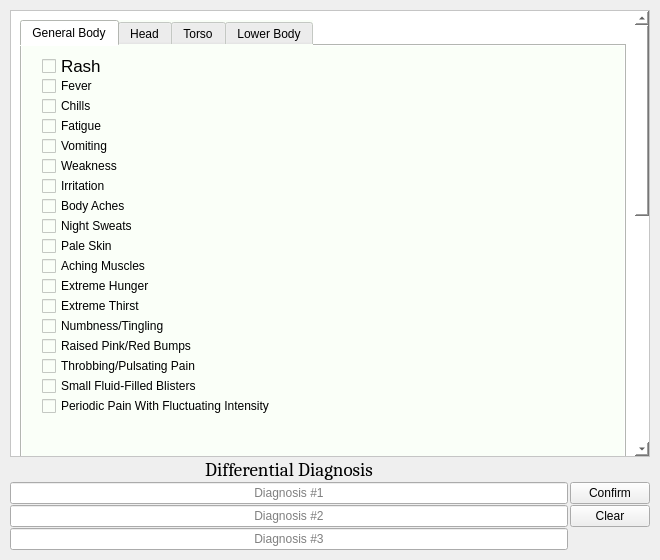
<?xml version="1.0" encoding="UTF-8"?>
<ui version="4.0">
 <class>MainWindow</class>
 <widget class="QMainWindow" name="MainWindow">
  <property name="geometry">
   <rect>
    <x>0</x>
    <y>0</y>
    <width>660</width>
    <height>560</height>
   </rect>
  </property>
  <property name="windowTitle">
   <string>MainWindow</string>
  </property>
  <widget class="QWidget" name="centralwidget">
   <layout class="QGridLayout" name="gridLayout_2">
    <property name="leftMargin">
     <number>10</number>
    </property>
    <property name="topMargin">
     <number>10</number>
    </property>
    <property name="rightMargin">
     <number>10</number>
    </property>
    <property name="bottomMargin">
     <number>10</number>
    </property>
    <property name="horizontalSpacing">
     <number>2</number>
    </property>
    <property name="verticalSpacing">
     <number>1</number>
    </property>
    <item row="4" column="0">
     <widget class="QLineEdit" name="lineEdit_3">
      <property name="alignment">
       <set>Qt::AlignCenter</set>
      </property>
      <property name="placeholderText">
       <string>Diagnosis #3</string>
      </property>
     </widget>
    </item>
    <item row="1" column="0">
     <widget class="QLabel" name="label">
      <property name="font">
       <font>
        <family>Cambria</family>
        <pointsize>14</pointsize>
       </font>
      </property>
      <property name="text">
       <string>Differential Diagnosis</string>
      </property>
      <property name="alignment">
       <set>Qt::AlignCenter</set>
      </property>
     </widget>
    </item>
    <item row="2" column="0">
     <widget class="QLineEdit" name="lineEdit">
      <property name="alignment">
       <set>Qt::AlignCenter</set>
      </property>
      <property name="placeholderText">
       <string>Diagnosis #1</string>
      </property>
     </widget>
    </item>
    <item row="3" column="0">
     <widget class="QLineEdit" name="lineEdit_2">
      <property name="alignment">
       <set>Qt::AlignCenter</set>
      </property>
      <property name="placeholderText">
       <string>Diagnosis #2</string>
      </property>
     </widget>
    </item>
    <item row="2" column="1">
     <widget class="QPushButton" name="ConfirmButton">
      <property name="styleSheet">
       <string notr="true"/>
      </property>
      <property name="text">
       <string>Confirm</string>
      </property>
      <property name="flat">
       <bool>false</bool>
      </property>
     </widget>
    </item>
    <item row="3" column="1">
     <widget class="QPushButton" name="ClearButton">
      <property name="text">
       <string>Clear</string>
      </property>
     </widget>
    </item>
    <item row="0" column="0" colspan="2">
     <widget class="QScrollArea" name="scrollArea">
      <property name="styleSheet">
       <string notr="true">background-color: rgb(255, 255, 255);</string>
      </property>
      <property name="widgetResizable">
       <bool>true</bool>
      </property>
      <widget class="QWidget" name="scrollAreaWidgetContents">
       <property name="geometry">
        <rect>
         <x>0</x>
         <y>0</y>
         <width>623</width>
         <height>808</height>
        </rect>
       </property>
       <layout class="QGridLayout" name="gridLayout">
        <item row="1" column="0">
         <widget class="QTabWidget" name="tabWidget">
          <property name="autoFillBackground">
           <bool>false</bool>
          </property>
          <property name="styleSheet">
           <string notr="true">background-color: rgb(250, 255, 248)</string>
          </property>
          <property name="currentIndex">
           <number>0</number>
          </property>
          <widget class="QWidget" name="GeneralBody">
           <attribute name="title">
            <string>General Body</string>
           </attribute>
           <widget class="QCheckBox" name="ExtremeHunger">
            <property name="geometry">
             <rect>
              <x>20</x>
              <y>230</y>
              <width>201</width>
              <height>20</height>
             </rect>
            </property>
            <property name="layoutDirection">
             <enum>Qt::LeftToRight</enum>
            </property>
            <property name="text">
             <string>Extreme Hunger</string>
            </property>
           </widget>
           <widget class="QCheckBox" name="BodyAches">
            <property name="geometry">
             <rect>
              <x>20</x>
              <y>150</y>
              <width>151</width>
              <height>20</height>
             </rect>
            </property>
            <property name="layoutDirection">
             <enum>Qt::LeftToRight</enum>
            </property>
            <property name="text">
             <string>Body Aches</string>
            </property>
           </widget>
           <widget class="QCheckBox" name="ExtremeThirst">
            <property name="geometry">
             <rect>
              <x>20</x>
              <y>250</y>
              <width>231</width>
              <height>20</height>
             </rect>
            </property>
            <property name="layoutDirection">
             <enum>Qt::LeftToRight</enum>
            </property>
            <property name="text">
             <string>Extreme Thirst</string>
            </property>
           </widget>
           <widget class="QCheckBox" name="Vomiting">
            <property name="geometry">
             <rect>
              <x>20</x>
              <y>90</y>
              <width>161</width>
              <height>20</height>
             </rect>
            </property>
            <property name="layoutDirection">
             <enum>Qt::LeftToRight</enum>
            </property>
            <property name="text">
             <string>Vomiting</string>
            </property>
           </widget>
           <widget class="QCheckBox" name="Fever">
            <property name="geometry">
             <rect>
              <x>20</x>
              <y>30</y>
              <width>111</width>
              <height>20</height>
             </rect>
            </property>
            <property name="layoutDirection">
             <enum>Qt::LeftToRight</enum>
            </property>
            <property name="text">
             <string>Fever</string>
            </property>
           </widget>
           <widget class="QCheckBox" name="RaisedPinkRedBumps">
            <property name="geometry">
             <rect>
              <x>20</x>
              <y>290</y>
              <width>211</width>
              <height>20</height>
             </rect>
            </property>
            <property name="layoutDirection">
             <enum>Qt::LeftToRight</enum>
            </property>
            <property name="text">
             <string>Raised Pink/Red Bumps</string>
            </property>
           </widget>
           <widget class="QCheckBox" name="PeriodicPainFluctuatingIntensity">
            <property name="geometry">
             <rect>
              <x>20</x>
              <y>350</y>
              <width>311</width>
              <height>20</height>
             </rect>
            </property>
            <property name="layoutDirection">
             <enum>Qt::LeftToRight</enum>
            </property>
            <property name="text">
             <string>Periodic Pain With Fluctuating Intensity</string>
            </property>
           </widget>
           <widget class="QCheckBox" name="ThrobbingPulsatingPain">
            <property name="geometry">
             <rect>
              <x>20</x>
              <y>310</y>
              <width>251</width>
              <height>20</height>
             </rect>
            </property>
            <property name="layoutDirection">
             <enum>Qt::LeftToRight</enum>
            </property>
            <property name="text">
             <string>Throbbing/Pulsating Pain</string>
            </property>
           </widget>
           <widget class="QCheckBox" name="Irritation">
            <property name="geometry">
             <rect>
              <x>20</x>
              <y>130</y>
              <width>131</width>
              <height>20</height>
             </rect>
            </property>
            <property name="layoutDirection">
             <enum>Qt::LeftToRight</enum>
            </property>
            <property name="text">
             <string>Irritation</string>
            </property>
           </widget>
           <widget class="QCheckBox" name="AchingMuscles">
            <property name="geometry">
             <rect>
              <x>20</x>
              <y>210</y>
              <width>211</width>
              <height>20</height>
             </rect>
            </property>
            <property name="layoutDirection">
             <enum>Qt::LeftToRight</enum>
            </property>
            <property name="text">
             <string>Aching Muscles</string>
            </property>
           </widget>
           <widget class="QCheckBox" name="NumbnessTingling">
            <property name="geometry">
             <rect>
              <x>20</x>
              <y>270</y>
              <width>221</width>
              <height>20</height>
             </rect>
            </property>
            <property name="layoutDirection">
             <enum>Qt::LeftToRight</enum>
            </property>
            <property name="text">
             <string>Numbness/Tingling</string>
            </property>
           </widget>
           <widget class="QCheckBox" name="SmallFluidFilledBlisters">
            <property name="geometry">
             <rect>
              <x>20</x>
              <y>330</y>
              <width>241</width>
              <height>20</height>
             </rect>
            </property>
            <property name="layoutDirection">
             <enum>Qt::LeftToRight</enum>
            </property>
            <property name="text">
             <string>Small Fluid-Filled Blisters</string>
            </property>
           </widget>
           <widget class="QCheckBox" name="Fatigue">
            <property name="geometry">
             <rect>
              <x>20</x>
              <y>70</y>
              <width>141</width>
              <height>20</height>
             </rect>
            </property>
            <property name="layoutDirection">
             <enum>Qt::LeftToRight</enum>
            </property>
            <property name="text">
             <string>Fatigue</string>
            </property>
           </widget>
           <widget class="QCheckBox" name="Weakness">
            <property name="geometry">
             <rect>
              <x>20</x>
              <y>110</y>
              <width>171</width>
              <height>20</height>
             </rect>
            </property>
            <property name="layoutDirection">
             <enum>Qt::LeftToRight</enum>
            </property>
            <property name="text">
             <string>Weakness</string>
            </property>
           </widget>
           <widget class="QCheckBox" name="PaleSkin">
            <property name="geometry">
             <rect>
              <x>20</x>
              <y>190</y>
              <width>161</width>
              <height>20</height>
             </rect>
            </property>
            <property name="layoutDirection">
             <enum>Qt::LeftToRight</enum>
            </property>
            <property name="text">
             <string>Pale Skin</string>
            </property>
           </widget>
           <widget class="QCheckBox" name="Chills">
            <property name="geometry">
             <rect>
              <x>20</x>
              <y>50</y>
              <width>121</width>
              <height>20</height>
             </rect>
            </property>
            <property name="layoutDirection">
             <enum>Qt::LeftToRight</enum>
            </property>
            <property name="text">
             <string>Chills</string>
            </property>
           </widget>
           <widget class="QCheckBox" name="Rash">
            <property name="geometry">
             <rect>
              <x>20</x>
              <y>10</y>
              <width>91</width>
              <height>20</height>
             </rect>
            </property>
            <property name="font">
             <font>
              <pointsize>13</pointsize>
             </font>
            </property>
            <property name="layoutDirection">
             <enum>Qt::LeftToRight</enum>
            </property>
            <property name="text">
             <string>Rash</string>
            </property>
           </widget>
           <widget class="QCheckBox" name="NightSweats">
            <property name="geometry">
             <rect>
              <x>20</x>
              <y>170</y>
              <width>191</width>
              <height>20</height>
             </rect>
            </property>
            <property name="layoutDirection">
             <enum>Qt::LeftToRight</enum>
            </property>
            <property name="text">
             <string>Night Sweats</string>
            </property>
           </widget>
          </widget>
          <widget class="QWidget" name="Head">
           <attribute name="title">
            <string>Head</string>
           </attribute>
           <layout class="QGridLayout" name="gridLayout_3">
            <item row="0" column="0">
             <widget class="QCheckBox" name="Nausea">
              <property name="text">
               <string>Nausea</string>
              </property>
             </widget>
            </item>
            <item row="1" column="0">
             <widget class="QCheckBox" name="SinusPressue">
              <property name="text">
               <string>Sinus Pressure</string>
              </property>
             </widget>
            </item>
            <item row="2" column="0">
             <widget class="QCheckBox" name="Coughing">
              <property name="text">
               <string>Coughing</string>
              </property>
             </widget>
            </item>
            <item row="3" column="0">
             <widget class="QCheckBox" name="Drooling">
              <property name="text">
               <string>Drooling</string>
              </property>
             </widget>
            </item>
            <item row="4" column="0">
             <widget class="QCheckBox" name="Insomnia">
              <property name="text">
               <string>Insomnia</string>
              </property>
             </widget>
            </item>
            <item row="5" column="0">
             <widget class="QCheckBox" name="UrgeToRubEyes">
              <property name="text">
               <string>Urge to Rub Eyes</string>
              </property>
             </widget>
            </item>
            <item row="6" column="0">
             <widget class="QCheckBox" name="BlurryVision">
              <property name="text">
               <string>Blurry Vision</string>
              </property>
             </widget>
            </item>
            <item row="7" column="0">
             <widget class="QCheckBox" name="SoundSensitivity">
              <property name="text">
               <string>Sound Sensitivity</string>
              </property>
             </widget>
            </item>
            <item row="8" column="0">
             <widget class="QCheckBox" name="Wheezing">
              <property name="text">
               <string>Wheezing</string>
              </property>
             </widget>
            </item>
            <item row="9" column="0">
             <widget class="QCheckBox" name="ShortnessOfBreath">
              <property name="text">
               <string>Shortness of Breath</string>
              </property>
             </widget>
            </item>
            <item row="10" column="0">
             <widget class="QCheckBox" name="BreathingPain">
              <property name="text">
               <string>Breathing Pain</string>
              </property>
             </widget>
            </item>
            <item row="11" column="0">
             <widget class="QCheckBox" name="VisionChanges">
              <property name="text">
               <string>Vision Changes</string>
              </property>
             </widget>
            </item>
            <item row="12" column="0">
             <widget class="QCheckBox" name="CoughingBlood">
              <property name="text">
               <string>Coughing blood</string>
              </property>
             </widget>
            </item>
            <item row="13" column="0">
             <widget class="QCheckBox" name="DecreasedSenseOfTasteSmell">
              <property name="text">
               <string>Decreased Sense of Taste or Smell</string>
              </property>
             </widget>
            </item>
            <item row="14" column="0">
             <widget class="QCheckBox" name="DifficultyConcentrating">
              <property name="text">
               <string>Difficulty Concentrating</string>
              </property>
             </widget>
            </item>
            <item row="15" column="0">
             <widget class="QCheckBox" name="NasalCongestion">
              <property name="text">
               <string>Nasal Congestion</string>
              </property>
             </widget>
            </item>
            <item row="16" column="0">
             <widget class="QCheckBox" name="IncreasedAsthmaticReactions">
              <property name="text">
               <string>Increased Asthmatic Reactions</string>
              </property>
             </widget>
            </item>
            <item row="17" column="0">
             <widget class="QCheckBox" name="FacialPain">
              <property name="text">
               <string>Facial Pain</string>
              </property>
             </widget>
            </item>
            <item row="18" column="0">
             <widget class="QCheckBox" name="LightSensitivity">
              <property name="text">
               <string>Light Sensitivity</string>
              </property>
             </widget>
            </item>
            <item row="19" column="0">
             <widget class="QCheckBox" name="PainOnOneSideOfHead">
              <property name="text">
               <string>Pain On One Side of The Head</string>
              </property>
             </widget>
            </item>
            <item row="20" column="0">
             <widget class="QCheckBox" name="Dizziness">
              <property name="text">
               <string>Dizziness</string>
              </property>
             </widget>
            </item>
            <item row="21" column="0">
             <widget class="QCheckBox" name="IncreasedTears">
              <property name="text">
               <string>Increased Tear Production</string>
              </property>
             </widget>
            </item>
            <item row="22" column="0">
             <widget class="QCheckBox" name="ScratchyThroat">
              <property name="text">
               <string>Scratchy Throat</string>
              </property>
             </widget>
            </item>
            <item row="23" column="0">
             <widget class="QCheckBox" name="BurningEyes">
              <property name="text">
               <string>Burning Eyes</string>
              </property>
             </widget>
            </item>
            <item row="24" column="0">
             <widget class="QCheckBox" name="SoreThroat">
              <property name="text">
               <string>Sore Throat</string>
              </property>
             </widget>
            </item>
            <item row="25" column="0">
             <widget class="QCheckBox" name="BlockedNose">
              <property name="text">
               <string>Blocked Nose</string>
              </property>
             </widget>
            </item>
            <item row="26" column="0">
             <widget class="QCheckBox" name="ItchyEyes">
              <property name="text">
               <string>Itchy Eyes</string>
              </property>
             </widget>
            </item>
            <item row="27" column="0">
             <widget class="QCheckBox" name="NeckPain">
              <property name="text">
               <string>Neck Pain</string>
              </property>
             </widget>
            </item>
            <item row="28" column="0">
             <widget class="QCheckBox" name="RunnyNose">
              <property name="text">
               <string>Runny Nose</string>
              </property>
             </widget>
            </item>
            <item row="29" column="0">
             <widget class="QCheckBox" name="VisualAura">
              <property name="text">
               <string>Visual Aura</string>
              </property>
             </widget>
            </item>
            <item row="30" column="0">
             <widget class="QCheckBox" name="Headaches">
              <property name="text">
               <string>Headaches</string>
              </property>
             </widget>
            </item>
            <item row="31" column="0">
             <widget class="QCheckBox" name="SwollenLymphNodes">
              <property name="text">
               <string>Swollen Lymph Nodes in Neck</string>
              </property>
             </widget>
            </item>
            <item row="32" column="0">
             <widget class="QCheckBox" name="PinkRedColorInWhitesEyes">
              <property name="text">
               <string>Pink/Red Color In the Whites of Eyes</string>
              </property>
             </widget>
            </item>
            <item row="33" column="0">
             <widget class="QCheckBox" name="SwollenBlueSkinUnderEyes">
              <property name="text">
               <string>Swollen, bluish colored skin below the eyes</string>
              </property>
             </widget>
            </item>
            <item row="34" column="0">
             <widget class="QCheckBox" name="SoreMouthMakesEatDrinkSleepHard">
              <property name="text">
               <string>Sore Mouth That Complicates Sleeping, Eating, Drinking</string>
              </property>
             </widget>
            </item>
           </layout>
          </widget>
          <widget class="QWidget" name="Torso">
           <attribute name="title">
            <string>Torso</string>
           </attribute>
           <widget class="QCheckBox" name="ChestPain">
            <property name="geometry">
             <rect>
              <x>10</x>
              <y>30</y>
              <width>151</width>
              <height>20</height>
             </rect>
            </property>
            <property name="text">
             <string>Chest Pain</string>
            </property>
           </widget>
           <widget class="QCheckBox" name="LossOfAppetite">
            <property name="geometry">
             <rect>
              <x>10</x>
              <y>10</y>
              <width>191</width>
              <height>20</height>
             </rect>
            </property>
            <property name="text">
             <string>Loss of Appetite</string>
            </property>
           </widget>
           <widget class="QCheckBox" name="RapidHeartBeat">
            <property name="geometry">
             <rect>
              <x>10</x>
              <y>50</y>
              <width>221</width>
              <height>20</height>
             </rect>
            </property>
            <property name="text">
             <string>Rapid Heart Beat</string>
            </property>
           </widget>
           <widget class="QCheckBox" name="PainInSideBackBelowRibs">
            <property name="geometry">
             <rect>
              <x>10</x>
              <y>70</y>
              <width>381</width>
              <height>20</height>
             </rect>
            </property>
            <property name="text">
             <string>Severe Pain In The Side and Back, Below the Ribs</string>
            </property>
           </widget>
          </widget>
          <widget class="QWidget" name="LowerBody">
           <attribute name="title">
            <string>Lower Body</string>
           </attribute>
           <widget class="QCheckBox" name="LegCramp">
            <property name="geometry">
             <rect>
              <x>20</x>
              <y>10</y>
              <width>171</width>
              <height>20</height>
             </rect>
            </property>
            <property name="text">
             <string>Leg Cramps</string>
            </property>
           </widget>
           <widget class="QCheckBox" name="FrequentUrination">
            <property name="geometry">
             <rect>
              <x>20</x>
              <y>30</y>
              <width>171</width>
              <height>20</height>
             </rect>
            </property>
            <property name="text">
             <string>Frequent Urination</string>
            </property>
           </widget>
           <widget class="QCheckBox" name="PainWhenUrinating">
            <property name="geometry">
             <rect>
              <x>20</x>
              <y>50</y>
              <width>201</width>
              <height>20</height>
             </rect>
            </property>
            <property name="text">
             <string>Pain When Urinating</string>
            </property>
           </widget>
           <widget class="QCheckBox" name="UrinatingSmallAmount">
            <property name="geometry">
             <rect>
              <x>20</x>
              <y>70</y>
              <width>221</width>
              <height>20</height>
             </rect>
            </property>
            <property name="text">
             <string>Urinating Small Amounts</string>
            </property>
           </widget>
           <widget class="QCheckBox" name="PinkRedBrownUrine">
            <property name="geometry">
             <rect>
              <x>20</x>
              <y>90</y>
              <width>211</width>
              <height>20</height>
             </rect>
            </property>
            <property name="text">
             <string>Pink/Red/Brown Urine</string>
            </property>
           </widget>
           <widget class="QCheckBox" name="PersistentNeedToUrinate">
            <property name="geometry">
             <rect>
              <x>20</x>
              <y>110</y>
              <width>261</width>
              <height>20</height>
             </rect>
            </property>
            <property name="text">
             <string>Persistent Need to Urinate</string>
            </property>
           </widget>
           <widget class="QCheckBox" name="CloudyFoulSmellingUrine">
            <property name="geometry">
             <rect>
              <x>20</x>
              <y>130</y>
              <width>241</width>
              <height>20</height>
             </rect>
            </property>
            <property name="text">
             <string>Cloudy/Foul Smelling Urine</string>
            </property>
           </widget>
           <widget class="QCheckBox" name="BurningSensationUrinating">
            <property name="geometry">
             <rect>
              <x>20</x>
              <y>150</y>
              <width>311</width>
              <height>20</height>
             </rect>
            </property>
            <property name="text">
             <string>Burning Sensation When Urinating</string>
            </property>
           </widget>
           <widget class="QCheckBox" name="PainRadiatesLowerAbdomenGroin">
            <property name="geometry">
             <rect>
              <x>20</x>
              <y>170</y>
              <width>391</width>
              <height>20</height>
             </rect>
            </property>
            <property name="text">
             <string>Pain That Radiates To The Lower Abdomen/Groin</string>
            </property>
           </widget>
          </widget>
         </widget>
        </item>
       </layout>
      </widget>
     </widget>
    </item>
   </layout>
  </widget>
 </widget>
 <resources/>
 <connections/>
</ui>
